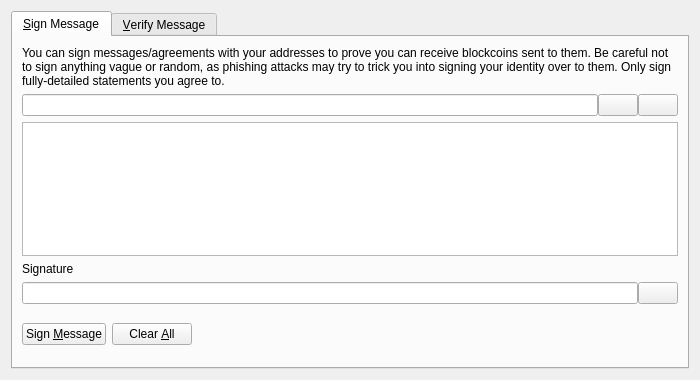
<?xml version="1.0" encoding="UTF-8"?>
<ui version="4.0">
 <class>SignVerifyMessageDialog</class>
 <widget class="QDialog" name="SignVerifyMessageDialog">
  <property name="geometry">
   <rect>
    <x>0</x>
    <y>0</y>
    <width>700</width>
    <height>380</height>
   </rect>
  </property>
  <property name="windowTitle">
   <string>Signatures - Sign / Verify a Message</string>
  </property>
  <property name="modal">
   <bool>true</bool>
  </property>
  <layout class="QVBoxLayout" name="verticalLayout">
   <item>
    <widget class="QTabWidget" name="tabWidget">
     <property name="currentIndex">
      <number>0</number>
     </property>
     <widget class="QWidget" name="tabSignMessage">
      <attribute name="title">
       <string>&amp;Sign Message</string>
      </attribute>
      <layout class="QVBoxLayout" name="verticalLayout_SM">
       <item>
        <widget class="QLabel" name="infoLabel_SM">
         <property name="text">
          <string>You can sign messages/agreements with your addresses to prove you can receive blockcoins sent to them. Be careful not to sign anything vague or random, as phishing attacks may try to trick you into signing your identity over to them. Only sign fully-detailed statements you agree to.</string>
         </property>
         <property name="textFormat">
          <enum>Qt::PlainText</enum>
         </property>
         <property name="wordWrap">
          <bool>true</bool>
         </property>
        </widget>
       </item>
       <item>
        <layout class="QHBoxLayout" name="horizontalLayout_1_SM">
         <property name="spacing">
          <number>0</number>
         </property>
         <item>
          <widget class="QValidatedLineEdit" name="addressIn_SM">
           <property name="toolTip">
            <string>The BlockCoin address to sign the message with</string>
           </property>
          </widget>
         </item>
         <item>
          <widget class="QPushButton" name="addressBookButton_SM">
           <property name="toolTip">
            <string>Choose previously used address</string>
           </property>
           <property name="text">
            <string/>
           </property>
           <property name="icon">
            <iconset resource="../bitcoin.qrc">
             <normaloff>:/icons/address-book</normaloff>:/icons/address-book</iconset>
           </property>
           <property name="shortcut">
            <string>Alt+A</string>
           </property>
           <property name="autoDefault">
            <bool>false</bool>
           </property>
          </widget>
         </item>
         <item>
          <widget class="QPushButton" name="pasteButton_SM">
           <property name="toolTip">
            <string>Paste address from clipboard</string>
           </property>
           <property name="text">
            <string/>
           </property>
           <property name="icon">
            <iconset resource="../bitcoin.qrc">
             <normaloff>:/icons/editpaste</normaloff>:/icons/editpaste</iconset>
           </property>
           <property name="shortcut">
            <string>Alt+P</string>
           </property>
           <property name="autoDefault">
            <bool>false</bool>
           </property>
          </widget>
         </item>
        </layout>
       </item>
       <item>
        <widget class="QPlainTextEdit" name="messageIn_SM">
         <property name="toolTip">
          <string>Enter the message you want to sign here</string>
         </property>
        </widget>
       </item>
       <item>
        <widget class="QLabel" name="signatureLabel_SM">
         <property name="text">
          <string>Signature</string>
         </property>
         <property name="textFormat">
          <enum>Qt::PlainText</enum>
         </property>
        </widget>
       </item>
       <item>
        <layout class="QHBoxLayout" name="horizontalLayout_2_SM">
         <property name="spacing">
          <number>0</number>
         </property>
         <item>
          <widget class="QLineEdit" name="signatureOut_SM">
           <property name="font">
            <font>
             <italic>true</italic>
            </font>
           </property>
           <property name="readOnly">
            <bool>true</bool>
           </property>
          </widget>
         </item>
         <item>
          <widget class="QPushButton" name="copySignatureButton_SM">
           <property name="toolTip">
            <string>Copy the current signature to the system clipboard</string>
           </property>
           <property name="text">
            <string/>
           </property>
           <property name="icon">
            <iconset resource="../bitcoin.qrc">
             <normaloff>:/icons/editcopy</normaloff>:/icons/editcopy</iconset>
           </property>
           <property name="autoDefault">
            <bool>false</bool>
           </property>
          </widget>
         </item>
        </layout>
       </item>
       <item>
        <layout class="QHBoxLayout" name="horizontalLayout_3_SM">
         <item>
          <widget class="QPushButton" name="signMessageButton_SM">
           <property name="toolTip">
            <string>Sign the message to prove you own this BlockCoin address</string>
           </property>
           <property name="text">
            <string>Sign &amp;Message</string>
           </property>
           <property name="icon">
            <iconset resource="../bitcoin.qrc">
             <normaloff>:/icons/edit</normaloff>:/icons/edit</iconset>
           </property>
           <property name="autoDefault">
            <bool>false</bool>
           </property>
          </widget>
         </item>
         <item>
          <widget class="QPushButton" name="clearButton_SM">
           <property name="toolTip">
            <string>Reset all sign message fields</string>
           </property>
           <property name="text">
            <string>Clear &amp;All</string>
           </property>
           <property name="icon">
            <iconset resource="../bitcoin.qrc">
             <normaloff>:/icons/remove</normaloff>:/icons/remove</iconset>
           </property>
           <property name="autoDefault">
            <bool>false</bool>
           </property>
          </widget>
         </item>
         <item>
          <spacer name="horizontalSpacer_1_SM">
           <property name="orientation">
            <enum>Qt::Horizontal</enum>
           </property>
           <property name="sizeHint" stdset="0">
            <size>
             <width>40</width>
             <height>48</height>
            </size>
           </property>
          </spacer>
         </item>
         <item>
          <widget class="QLabel" name="statusLabel_SM">
           <property name="font">
            <font>
             <weight>75</weight>
             <bold>true</bold>
            </font>
           </property>
           <property name="text">
            <string/>
           </property>
           <property name="wordWrap">
            <bool>true</bool>
           </property>
          </widget>
         </item>
         <item>
          <spacer name="horizontalSpacer_2_SM">
           <property name="orientation">
            <enum>Qt::Horizontal</enum>
           </property>
           <property name="sizeHint" stdset="0">
            <size>
             <width>40</width>
             <height>48</height>
            </size>
           </property>
          </spacer>
         </item>
        </layout>
       </item>
      </layout>
     </widget>
     <widget class="QWidget" name="tabVerifyMessage">
      <attribute name="title">
       <string>&amp;Verify Message</string>
      </attribute>
      <layout class="QVBoxLayout" name="verticalLayout_VM">
       <item>
        <widget class="QLabel" name="infoLabel_VM">
         <property name="text">
          <string>Enter the receiver's address, message (ensure you copy line breaks, spaces, tabs, etc. exactly) and signature below to verify the message. Be careful not to read more into the signature than what is in the signed message itself, to avoid being tricked by a man-in-the-middle attack. Note that this only proves the signing party receives with the address, it cannot prove sendership of any transaction!</string>
         </property>
         <property name="textFormat">
          <enum>Qt::PlainText</enum>
         </property>
         <property name="alignment">
          <set>Qt::AlignLeading|Qt::AlignLeft|Qt::AlignTop</set>
         </property>
         <property name="wordWrap">
          <bool>true</bool>
         </property>
        </widget>
       </item>
       <item>
        <layout class="QHBoxLayout" name="horizontalLayout_1_VM">
         <property name="spacing">
          <number>0</number>
         </property>
         <item>
          <widget class="QValidatedLineEdit" name="addressIn_VM">
           <property name="toolTip">
            <string>The BlockCoin address the message was signed with</string>
           </property>
          </widget>
         </item>
         <item>
          <widget class="QPushButton" name="addressBookButton_VM">
           <property name="toolTip">
            <string>Choose previously used address</string>
           </property>
           <property name="text">
            <string/>
           </property>
           <property name="icon">
            <iconset resource="../bitcoin.qrc">
             <normaloff>:/icons/address-book</normaloff>:/icons/address-book</iconset>
           </property>
           <property name="shortcut">
            <string>Alt+A</string>
           </property>
           <property name="autoDefault">
            <bool>false</bool>
           </property>
          </widget>
         </item>
        </layout>
       </item>
       <item>
        <widget class="QPlainTextEdit" name="messageIn_VM"/>
       </item>
       <item>
        <widget class="QValidatedLineEdit" name="signatureIn_VM"/>
       </item>
       <item>
        <layout class="QHBoxLayout" name="horizontalLayout_2_VM">
         <item>
          <widget class="QPushButton" name="verifyMessageButton_VM">
           <property name="toolTip">
            <string>Verify the message to ensure it was signed with the specified BlockCoin address</string>
           </property>
           <property name="text">
            <string>Verify &amp;Message</string>
           </property>
           <property name="icon">
            <iconset resource="../bitcoin.qrc">
             <normaloff>:/icons/transaction_0</normaloff>:/icons/transaction_0</iconset>
           </property>
           <property name="autoDefault">
            <bool>false</bool>
           </property>
          </widget>
         </item>
         <item>
          <widget class="QPushButton" name="clearButton_VM">
           <property name="toolTip">
            <string>Reset all verify message fields</string>
           </property>
           <property name="text">
            <string>Clear &amp;All</string>
           </property>
           <property name="icon">
            <iconset resource="../bitcoin.qrc">
             <normaloff>:/icons/remove</normaloff>:/icons/remove</iconset>
           </property>
           <property name="autoDefault">
            <bool>false</bool>
           </property>
          </widget>
         </item>
         <item>
          <spacer name="horizontalSpacer_1_VM">
           <property name="orientation">
            <enum>Qt::Horizontal</enum>
           </property>
           <property name="sizeHint" stdset="0">
            <size>
             <width>40</width>
             <height>48</height>
            </size>
           </property>
          </spacer>
         </item>
         <item>
          <widget class="QLabel" name="statusLabel_VM">
           <property name="font">
            <font>
             <weight>75</weight>
             <bold>true</bold>
            </font>
           </property>
           <property name="text">
            <string/>
           </property>
           <property name="wordWrap">
            <bool>true</bool>
           </property>
          </widget>
         </item>
         <item>
          <spacer name="horizontalSpacer_2_VM">
           <property name="orientation">
            <enum>Qt::Horizontal</enum>
           </property>
           <property name="sizeHint" stdset="0">
            <size>
             <width>40</width>
             <height>48</height>
            </size>
           </property>
          </spacer>
         </item>
        </layout>
       </item>
      </layout>
     </widget>
    </widget>
   </item>
  </layout>
 </widget>
 <customwidgets>
  <customwidget>
   <class>QValidatedLineEdit</class>
   <extends>QLineEdit</extends>
   <header>qt/qvalidatedlineedit.h</header>
  </customwidget>
 </customwidgets>
 <resources>
  <include location="../bitcoin.qrc"/>
 </resources>
 <connections/>
</ui>
